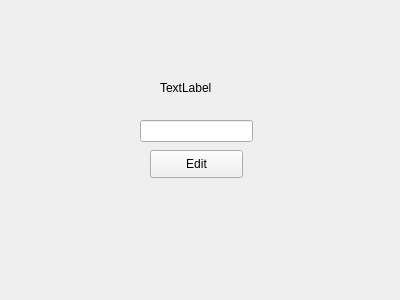
<?xml version="1.0" encoding="UTF-8"?>
<ui version="4.0">
 <class>github</class>
 <widget class="QWidget" name="github">
  <property name="geometry">
   <rect>
    <x>0</x>
    <y>0</y>
    <width>400</width>
    <height>300</height>
   </rect>
  </property>
  <property name="windowTitle">
   <string>Form</string>
  </property>
  <widget class="QLabel" name="label">
   <property name="geometry">
    <rect>
     <x>160</x>
     <y>80</y>
     <width>131</width>
     <height>16</height>
    </rect>
   </property>
   <property name="text">
    <string>TextLabel</string>
   </property>
  </widget>
  <widget class="QLineEdit" name="lineEdit">
   <property name="geometry">
    <rect>
     <x>140</x>
     <y>120</y>
     <width>113</width>
     <height>22</height>
    </rect>
   </property>
  </widget>
  <widget class="QPushButton" name="pushButton">
   <property name="geometry">
    <rect>
     <x>150</x>
     <y>150</y>
     <width>93</width>
     <height>28</height>
    </rect>
   </property>
   <property name="text">
    <string>Edit</string>
   </property>
  </widget>
 </widget>
 <resources/>
 <connections/>
</ui>
